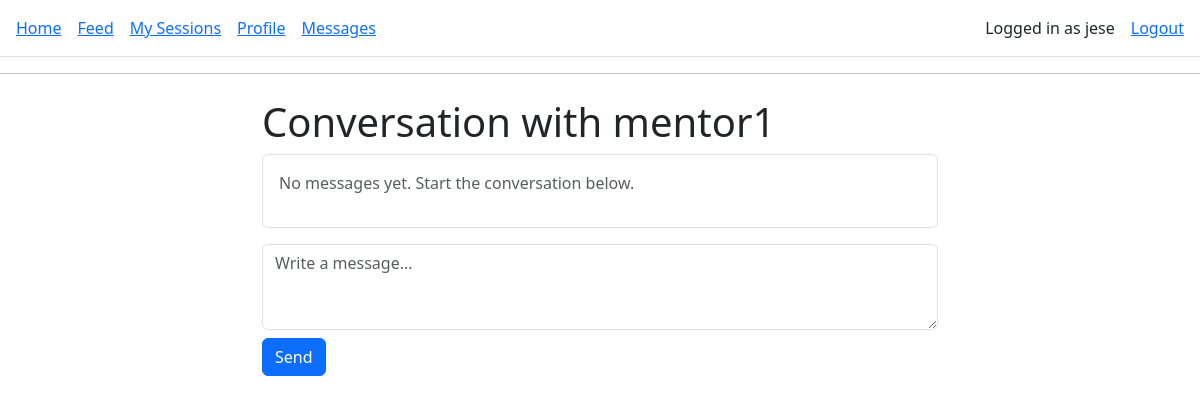
Page /conversation/3/ (signed in) on the earlier database version.
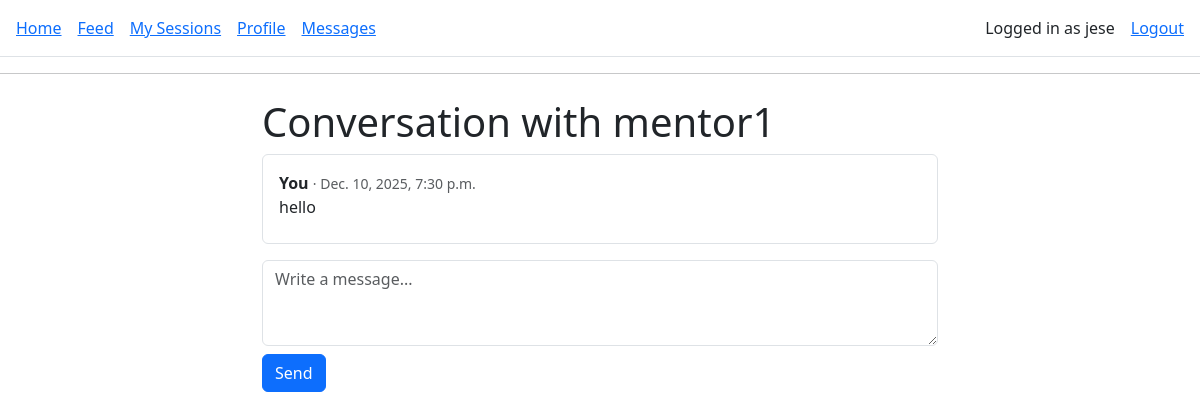
Same page on the later database version.
### core/models.py (models this page shows, shortened)
class Message(models.Model):
    sender = models.ForeignKey(
        Profile,
        on_delete=models.CASCADE,
        related_name="messages_sent",
    )
    recipient = models.ForeignKey(
        Profile,
        on_delete=models.CASCADE,
        related_name="messages_received",
    )
    content = models.TextField()
    sent_at = models.DateTimeField(auto_now_add=True)
    is_read = models.BooleanField(default=False)

### core/views.py (the view)
# urls.py: path("conversation/<int:profile_id>/", views.conversation, name="conversation"),
@login_required
def conversation(request, profile_id):
    profile = request.user.profile
    other = get_object_or_404(Profile, id=profile_id)
    messages = Message.objects.filter(
        Q(sender=profile, recipient=other) |
        Q(sender=other, recipient=profile)
    ).order_by("sent_at")
    Message.objects.filter(sender=other, recipient=profile, is_read=False).update(is_read=True)
    if request.method == "POST":
        form = MessageForm(request.POST)
        if form.is_valid():
            msg = form.save(commit=False)
            msg.sender = profile
            msg.recipient = other
            msg.save()
            return redirect("conversation", profile_id=other.id)
    else:
        form = MessageForm()
    return render(
        request,
        "core/conversation.html",
        {"other": other, "messages": messages, "form": form},
    )

### core/forms.py
class MessageForm(forms.ModelForm):
    class Meta:
        model = Message
        fields = ["content"]
        widgets = {
            "content": forms.Textarea(attrs={
                "class": "form-control",
                "rows": 3,
                "placeholder": "Write a message..."
            }),
        }

### templates/core/conversation.html (shortened to what this page needs)
{% extends "base.html" %}
{% block content %}
<div class="container mt-4" style="max-width: 700px;">
    <h1>Conversation with {{ other.user.username }}</h1>
    <div class="border rounded p-3 mb-3" style="max-height: 400px; overflow-y: auto;">
        {% for m in messages %}
            <div class="mb-2">
                <strong>
                    {% if m.sender == user.profile %}
                        You
                    {% else %}
                        {{ m.sender.user.username }}
                    {% endif %}
                </strong>
                <small class="text-muted"> · {{ m.sent_at }}</small>
                <p class="mb-1">{{ m.content }}</p>
            </div>
        {% empty %}
            <p class="text-muted">No messages yet. Start the conversation below.</p>
        {% endfor %}
    </div>
    <form method="post">
        {{ form.content }}
        <button type="submit" class="btn btn-primary mt-2">Send</button>
    </form>
</div>
{% endblock %}

Differences in the rows shown:
added Message: shows "You", sent_at "Dec. 10, 2025, 7:30 p.m.", content "hello"
Other differences:
text no longer shown: "No messages yet. Start the conversation below."
